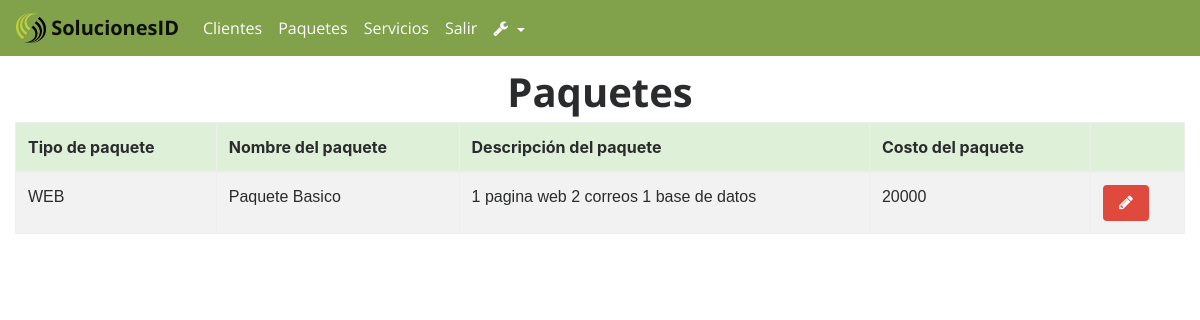
The page /index.php?action=RegistrosPaquetes (signed in) on the database as committed earlier.
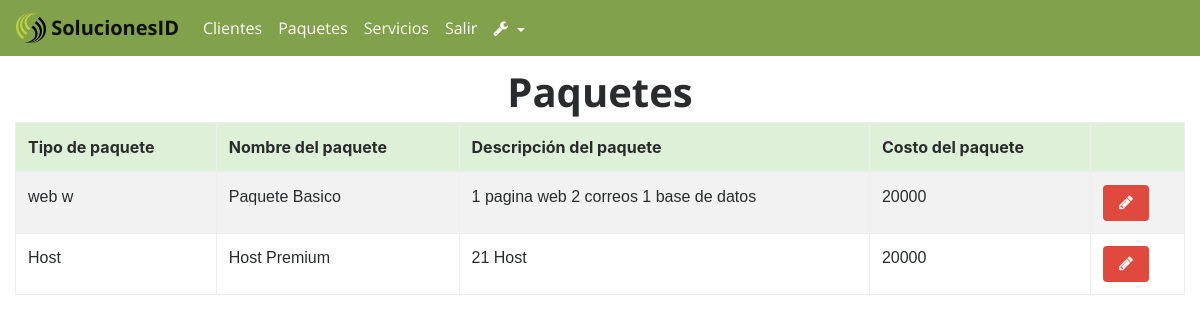
The same page on the database as committed later.
### tables this page shows
CREATE TABLE `Paquete` (
  `nombrePaquete` varchar(50) NOT NULL,
  `idPaquete` int(11) NOT NULL,
  `costoPaquete` int(11) DEFAULT NULL,
  `tipoPaquete` varchar(50) DEFAULT NULL,
  `descripcionPaquete` varchar(150) DEFAULT NULL
);

### models/conexionBD.php (called while the page is built)
<?php
class Conexion{
	public static function conectar(){
		$link = new PDO("mysql:host=localhost;dbname=u700675089_soluc","root","ger3uicab");
		return $link;
	}
}
?>

### models/ModelPaquete.php (called while the page is built, shortened)
<?php
require_once "conexionBD.php";
class ModelPaquete extends Conexion{
	public static function visualizarPaqueteModel(){
		$stmt = Conexion::conectar()->prepare("SELECT idPaquete,nombrePaquete,costoPaquete,tipoPaquete,descripcionPaquete FROM Paquete");
		$stmt->execute();
		return $stmt->fetchAll();
	}
}
?>

### controllers/controllerAdministrador.php (called while the page is built, shortened)
<?php
class ControllerAdministrador{
	public function pagina(){
		include "views/template.php";
	}
	public function enlacesPaginasController(){
		if(isset( $_GET['action'])){
			$enlaces = $_GET['action'];
		}
		else{
			$enlaces = "index";
		}
		$respuesta = Paginas::enlacesPaginasModel($enlaces);
		include $respuesta;
	}
}
?>

### index.php (called while the page is built, shortened)
<?php
require_once 'models/ModelPaquete.php';
require_once "controllers/controllerAdministrador.php";
require_once 'controllers/controllerPaquete.php';
$mvc = new ControllerAdministrador();
$mvc -> pagina();
?>

### controllers/controllerPaquete.php (the view, shortened to what this page needs)
<?php
 class MvcControllerPaquete{
	  public function visualizarPaqueteController(){
		$respuesta = ModelPaquete::visualizarPaqueteModel();
		foreach($respuesta as $row => $item){
		echo'<tr>
				<td>'.$item["tipoPaquete"].'</td>
				<td>'.$item["nombrePaquete"].'</td>
				<td>'.$item["descripcionPaquete"].'</td>
				<td>'.$item["costoPaquete"].'</td>
								<td><a href="index.php?action=EditarPaquete&idPaquete='.$item["idPaquete"].'"><button class="btn btn-outline-primary"><i class="fa fa-pencil" aria-hidden="true"></i></button></a>
					</td>
				</tr>';
		}
	}
}
 ?>

Rows that differ between the two databases and show on the page:
changed paquete "Paquete Basico": tipoPaquete "WEB" → "web w"
added paquete: tipoPaquete "Host", nombrePaquete "Host Premium", descripcionPaquete "21 Host", costoPaquete "20000"
